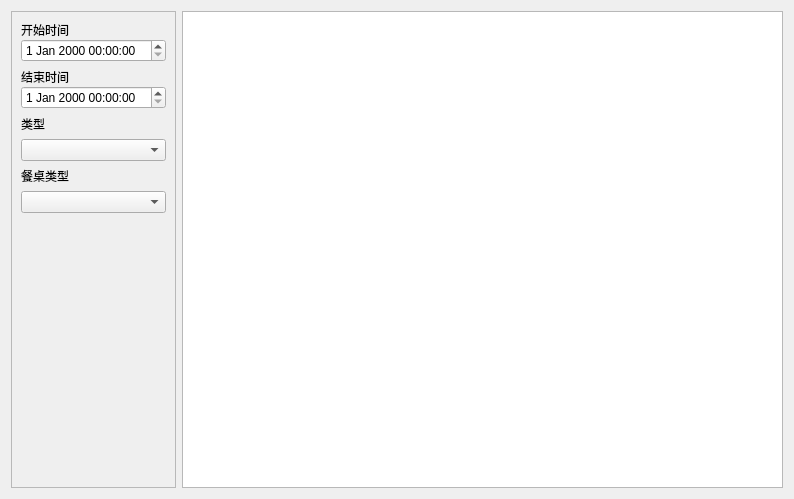
<?xml version="1.0" encoding="UTF-8"?>
<ui version="4.0">
 <class>w_rpt_report_servicefeelowpinquery_dialog</class>
 <widget class="QDialog" name="w_rpt_report_servicefeelowpinquery_dialog">
  <property name="geometry">
   <rect>
    <x>0</x>
    <y>0</y>
    <width>794</width>
    <height>499</height>
   </rect>
  </property>
  <property name="windowTitle">
   <string>Dialog</string>
  </property>
  <layout class="QHBoxLayout" name="horizontalLayout">
   <item>
    <widget class="QFrame" name="frame">
     <property name="minimumSize">
      <size>
       <width>0</width>
       <height>0</height>
      </size>
     </property>
     <property name="maximumSize">
      <size>
       <width>16777215</width>
       <height>16777215</height>
      </size>
     </property>
     <property name="frameShape">
      <enum>QFrame::StyledPanel</enum>
     </property>
     <property name="frameShadow">
      <enum>QFrame::Raised</enum>
     </property>
     <property name="outer_stylesheet" stdset="0">
      <string>frame_back_round</string>
     </property>
     <layout class="QVBoxLayout" name="verticalLayout_5" stretch="0,0,0,0,0,0,0,1">
      <property name="leftMargin">
       <number>9</number>
      </property>
      <property name="rightMargin">
       <number>9</number>
      </property>
      <item>
       <layout class="QVBoxLayout" name="verticalLayout_2">
        <property name="spacing">
         <number>0</number>
        </property>
        <item>
         <widget class="QLabel" name="label">
          <property name="text">
           <string>开始时间</string>
          </property>
         </widget>
        </item>
        <item>
         <widget class="lds_datetimeEdit" name="dateTimeEdit"/>
        </item>
       </layout>
      </item>
      <item>
       <layout class="QVBoxLayout" name="verticalLayout_3">
        <property name="spacing">
         <number>0</number>
        </property>
        <item>
         <widget class="QLabel" name="label_2">
          <property name="text">
           <string>结束时间</string>
          </property>
         </widget>
        </item>
        <item>
         <widget class="lds_datetimeEdit" name="dateTimeEdit_2"/>
        </item>
       </layout>
      </item>
      <item>
       <widget class="QLabel" name="label_5">
        <property name="text">
         <string>类型</string>
        </property>
       </widget>
      </item>
      <item>
       <widget class="lds_ComboBox" name="comboBox_2"/>
      </item>
      <item>
       <widget class="QLabel" name="label_4">
        <property name="text">
         <string>餐桌类型</string>
        </property>
       </widget>
      </item>
      <item>
       <widget class="lds_ComboBox" name="comboBox"/>
      </item>
      <item>
       <widget class="lds_toolbar" name="widget"/>
      </item>
      <item>
       <spacer name="verticalSpacer">
        <property name="orientation">
         <enum>Qt::Vertical</enum>
        </property>
        <property name="sizeHint" stdset="0">
         <size>
          <width>20</width>
          <height>40</height>
         </size>
        </property>
       </spacer>
      </item>
     </layout>
    </widget>
   </item>
   <item>
    <widget class="lds_tableview_sum" name="tableView"/>
   </item>
  </layout>
 </widget>
 <customwidgets>
  <customwidget>
   <class>lds_ComboBox</class>
   <extends>QComboBox</extends>
   <header>lds_combobox.h</header>
  </customwidget>
  <customwidget>
   <class>lds_toolbar</class>
   <extends>QFrame</extends>
   <header>lds_toolbar.h</header>
   <container>1</container>
  </customwidget>
  <customwidget>
   <class>lds_datetimeEdit</class>
   <extends>QDateTimeEdit</extends>
   <header>lds_datetimeedit.h</header>
  </customwidget>
  <customwidget>
   <class>lds_tableview_sum</class>
   <extends>QTableView</extends>
   <header>lds_tableview_sum.h</header>
  </customwidget>
 </customwidgets>
 <resources/>
 <connections/>
</ui>
